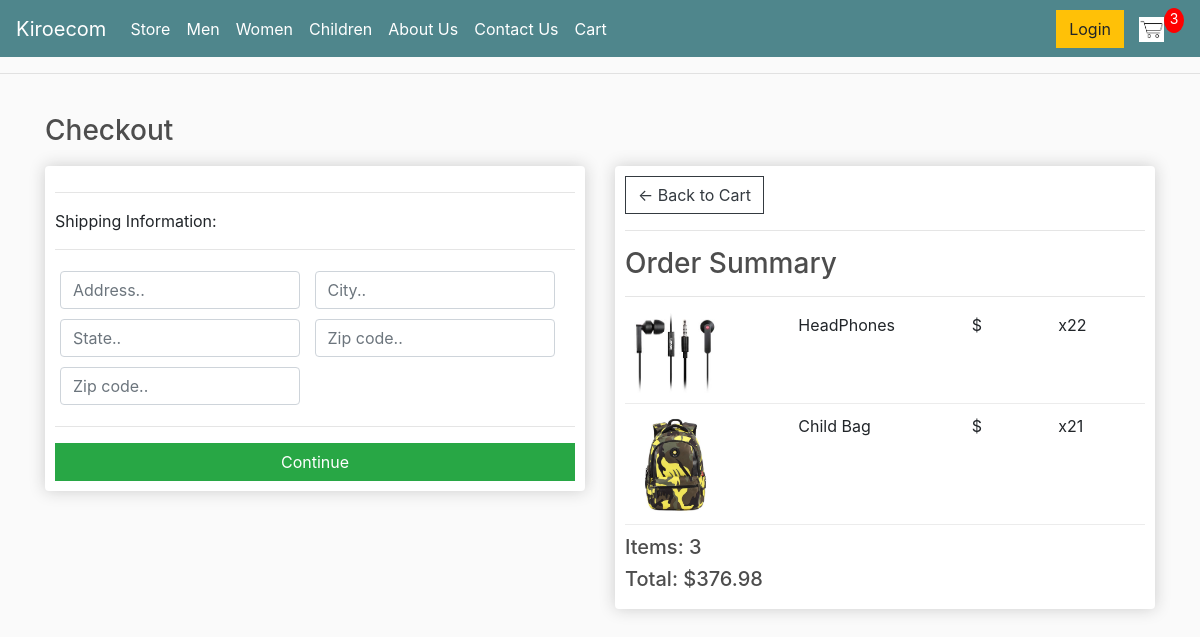
The page /Checkout/ (signed in) on the database as committed earlier.
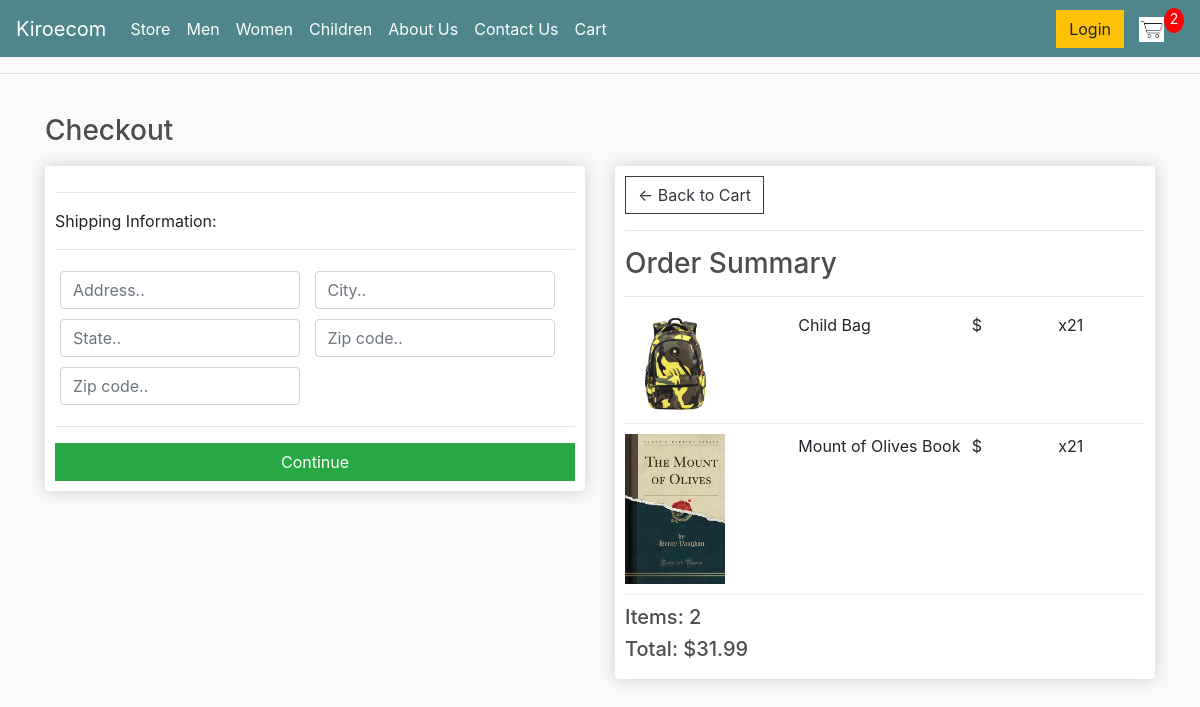
The same page on the database as committed later.
### Ecom/models.py (models this page shows, shortened)
class OrderItem(models.Model):
    product = models.ForeignKey(Product, on_delete=models.SET_NULL, blank=True, null=True)
    order = models.ForeignKey(Order, on_delete=models.SET_NULL, blank=True, null=True)
    quantity  = models.IntegerField(default=0, null=True, blank=False)
    date_added = models.DateTimeField(auto_now_add=True)
    @property
    def get_total(self):
        total = self.product.price * self.quantity
        return total

class Product(models.Model):
    name = models.CharField(max_length=200, null=True)
    price = models.DecimalField(max_digits=7, decimal_places=2)
    digital = models.BooleanField(default=False, null=True, blank=False)
    image = models.ImageField(null=True, blank=True)
    @property
    def imageURL(self):
        try:
            url = self.image.url
        except:
            url = ''
        return url

class Order(models.Model):
    customer = models.ForeignKey(Customer, on_delete=models.SET_NULL, blank=True, null=True)
    date_ordered = models.DateTimeField(auto_now_add=True)
    complete = models.BooleanField(default=False, null=True, blank=False)
    transaction_id = models.CharField(max_length=200, null=True)
    @property
    def shipping(self):
        shipping = False
        orderitems = self.orderitem_set.all()
        for i in orderitems:
            if i.product.digital == False:
                shipping = True
        return shipping
    @property
    def get_cart_total(self):
        orderitems = self.orderitem_set.all()
        total = sum([item.get_total for item in orderitems])
        return total
    @property
    def get_cart_items(self):
        orderitems = self.orderitem_set.all()
        total = sum([item.  quantity for item in orderitems])
        return total

### Ecom/views.py (the view)
# urls.py: path('Checkout/', views.Checkout, name="Checkout"),
def Checkout(request):
    data = cartData(request)
    cartItems = data['cartItems']
    order = data['order']
    items = data['items']
    context = {'items':items, 'order':order, 'cartItems': cartItems }
    return render(request, 'Ecom/Checkout.html', context)

### Ecom/utils.py (called while the page is built)
def cartData(request):
    if request.user.is_authenticated:
        customer = request.user.customer
        order, created = Order.objects.get_or_create(customer=customer, complete=False)
        items = order.orderitem_set.all()
        cartItems = order.get_cart_items
    else:
        cookieData = cookieCart(request)
        cartItems = cookieData['cartItems']
        order = cookieData['order']
        items = cookieData['items']
    return {'cartItems':cartItems, 'order':order, 'items':items}

### Ecom/templates/Ecom/Checkout.html (shortened to what this page needs)
{% extends 'Ecom/Main.html' %}
{% load static %}
{% block content %}
{% load i18n %}
     <h3>Checkout</h3>
     <div class="row">
		<div class="col-lg-6">
			<div class="box-element" id="form-wrapper">
				<form id="form">
					<div id="shipping-info">
						<hr>
						<p>Shipping Information:</p>
						<hr>
						<div class="form-field">
							<input class="form-control" type="text" name="address" placeholder="Address..">
						</div>
						<div class="form-field">
							<input class="form-control" type="text" name="city" placeholder="City..">
						</div>
						<div class="form-field">
							<input class="form-control" type="text" name="state" placeholder="State..">
						</div>
						<div class="form-field">
							<input class="form-control" type="text" name="zipcode" placeholder="Zip code..">
						</div>
						<div class="form-field">
							<input class="form-control" type="text" name="country" placeholder="Zip code..">
						</div>
					</div>
					<hr>
					<input id="form-button" class="btn btn-success btn-block" type="submit" value="Continue">
				</form>
			</div>
			<br>
		</div>
		<div class="col-lg-6">
			<div class="box-element">
				<a  class="btn btn-outline-dark" href="{% url 'Cart' %}">&#x2190; Back to Cart</a>
				<hr>
				<h3>Order Summary</h3>
				<hr>
				{% for item in items %}
				<div class="cart-row">
					<div style="flex:2"><img class="row-image" src="{{item.product.imageURL}}"></div>
					<div style="flex:2"><p>{{item.product.name}}</p></div>
					<div style="flex:1"><p>${{item.product.Price}}</p></div>
					<div style="flex:1"><p>x2{{item.quantity}}</p></div>
				</div>
				{% endfor %}
				<h5>Items:   {{order.get_cart_items}}</h5>
				<h5>Total:   ${{order.get_cart_total}}</h5>
			</div>
		</div>
	</div>
{% endblock content %}

Rows that differ between the two databases and show on the page:
removed OrderItem: product.imageURL (picture), product.name "HeadPhones", quantity "2"
added OrderItem: product.imageURL (picture), product.name "Mount of Olives Book", quantity "1"
computed for Order: get_cart_items "3" → "2"; get_cart_total "376.98" → "31.99"
Other text that changed with them:
{{ cartItems }}: "3" → "2"
